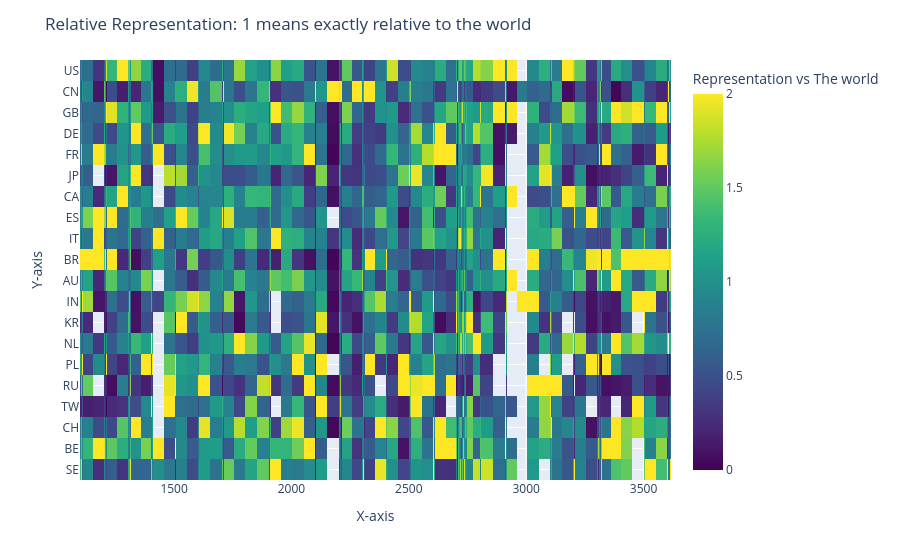

Notebook source saved alongside this figure:
### Code cell
# # import plotly.express as px
#
# # Convert pivoted matrix to long format for plotly
# # matrix_long = matrix.reset_index().melt(id_vars=matrix.index.name, var_name="X", value_name="Value")
#
fig = px.imshow(
    df_country_subfield_norm_world.loc[top_20_countries_list].values,
    labels=dict(x="Country", y="Subfield", color="Representation vs The world"),
    x=df_country_subfield_norm_world.columns,
    y=top_20_countries_list,
    color_continuous_scale="Viridis",  # or "Cividis", "Magma", etc.
    range_color=[0, 2]
)
fig.update_layout(title="Relative Representation: 1 means exactly relative to the world", xaxis_title="X-axis", yaxis_title="Y-axis")
fig.show()

### Figure 1 — Plotly figure (JSON) as saved in the notebook; plotly's stock layout.template omitted (floating-point values rounded to 4 significant figures; data arrays with more than 128 entries replaced by an {"elided": "..."} marker saying what was removed)
{"data": [{"coloraxis": "coloraxis", "name": "0", "x": {"elided": "252 int values"}, "y": ["US", "CN", "GB", "DE", "FR", "JP", "CA", "ES", "IT", "BR", "AU", "IN", "KR", "NL", "PL", "RU", "TW", "CH", "BE", "SE"], "z": {"elided": "20x252 float values"}, "type": "heatmap", "xaxis": "x", "yaxis": "y", "hovertemplate": "Country: %{x}<br>Subfield: %{y}<br>Representation vs The world: %{z}<extra></extra>"}], "layout": {"xaxis": {"anchor": "y", "domain": [0.0, 1.0], "scaleanchor": "y", "constrain": "domain", "title": {"text": "X-axis"}}, "yaxis": {"anchor": "x", "domain": [0.0, 1.0], "autorange": "reversed", "constrain": "domain", "title": {"text": "Y-axis"}}, "coloraxis": {"colorbar": {"title": {"text": "Representation vs The world"}}, "colorscale": [[0.0, "#440154"], [0.1111, "#482878"], [0.2222, "#3e4989"], [0.3333, "#31688e"], [0.4444, "#26828e"], [0.5556, "#1f9e89"], [0.6667, "#35b779"], [0.7778, "#6ece58"], [0.8889, "#b5de2b"], [1.0, "#fde725"]], "cmin": 0, "cmax": 2}, "margin": {"t": 60}, "title": {"text": "Relative Representation: 1 means exactly relative to the world"}}}
